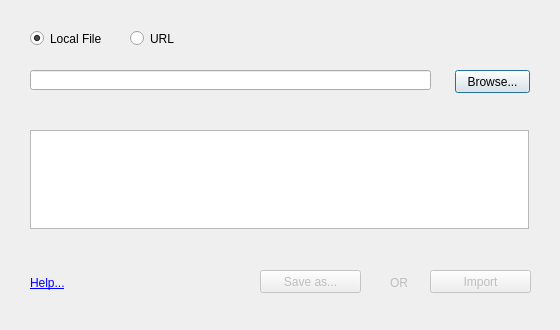
<?xml version="1.0" encoding="UTF-8"?>
<ui version="4.0">
 <class>SVG2ColoR</class>
 <widget class="QDialog" name="SVG2ColoR">
  <property name="geometry">
   <rect>
    <x>0</x>
    <y>0</y>
    <width>560</width>
    <height>330</height>
   </rect>
  </property>
  <property name="sizePolicy">
   <sizepolicy hsizetype="Fixed" vsizetype="Fixed">
    <horstretch>0</horstretch>
    <verstretch>0</verstretch>
   </sizepolicy>
  </property>
  <property name="windowTitle">
   <string>SVG2ColoR</string>
  </property>
  <widget class="QLineEdit" name="lineEdit">
   <property name="geometry">
    <rect>
     <x>30</x>
     <y>70</y>
     <width>401</width>
     <height>20</height>
    </rect>
   </property>
   <property name="readOnly">
    <bool>false</bool>
   </property>
  </widget>
  <widget class="QPushButton" name="pushButton">
   <property name="geometry">
    <rect>
     <x>455</x>
     <y>70</y>
     <width>75</width>
     <height>23</height>
    </rect>
   </property>
   <property name="text">
    <string>Browse...</string>
   </property>
  </widget>
  <widget class="QPushButton" name="pushButton_2">
   <property name="enabled">
    <bool>false</bool>
   </property>
   <property name="geometry">
    <rect>
     <x>260</x>
     <y>270</y>
     <width>101</width>
     <height>23</height>
    </rect>
   </property>
   <property name="text">
    <string>Save as...</string>
   </property>
  </widget>
  <widget class="QLabel" name="label_2">
   <property name="geometry">
    <rect>
     <x>30</x>
     <y>275</y>
     <width>91</width>
     <height>16</height>
    </rect>
   </property>
   <property name="styleSheet">
    <string notr="true">color:blue</string>
   </property>
   <property name="text">
    <string>&lt;a href=&quot;http://cbsuygulama.wordpress.com/2014/06/26/svg2color-qgis-color-ramp-plugin/&quot;&gt;Help...&lt;/a&gt;</string>
   </property>
   <property name="openExternalLinks">
    <bool>true</bool>
   </property>
  </widget>
  <widget class="QGraphicsView" name="graphicsView">
   <property name="geometry">
    <rect>
     <x>30</x>
     <y>130</y>
     <width>499</width>
     <height>99</height>
    </rect>
   </property>
   <property name="styleSheet">
    <string notr="true"/>
   </property>
   <property name="verticalScrollBarPolicy">
    <enum>Qt::ScrollBarAlwaysOff</enum>
   </property>
   <property name="horizontalScrollBarPolicy">
    <enum>Qt::ScrollBarAlwaysOff</enum>
   </property>
  </widget>
  <widget class="QRadioButton" name="radioButton">
   <property name="geometry">
    <rect>
     <x>30</x>
     <y>30</y>
     <width>101</width>
     <height>17</height>
    </rect>
   </property>
   <property name="text">
    <string>Local File</string>
   </property>
   <property name="checked">
    <bool>true</bool>
   </property>
  </widget>
  <widget class="QRadioButton" name="radioButton_2">
   <property name="geometry">
    <rect>
     <x>130</x>
     <y>30</y>
     <width>82</width>
     <height>17</height>
    </rect>
   </property>
   <property name="text">
    <string>URL</string>
   </property>
  </widget>
  <widget class="QPushButton" name="pushButton_3">
   <property name="enabled">
    <bool>false</bool>
   </property>
   <property name="geometry">
    <rect>
     <x>430</x>
     <y>270</y>
     <width>101</width>
     <height>23</height>
    </rect>
   </property>
   <property name="text">
    <string>Import</string>
   </property>
  </widget>
  <widget class="QLabel" name="label">
   <property name="enabled">
    <bool>false</bool>
   </property>
   <property name="geometry">
    <rect>
     <x>390</x>
     <y>275</y>
     <width>51</width>
     <height>16</height>
    </rect>
   </property>
   <property name="text">
    <string>OR</string>
   </property>
  </widget>
 </widget>
 <resources/>
 <connections/>
</ui>
